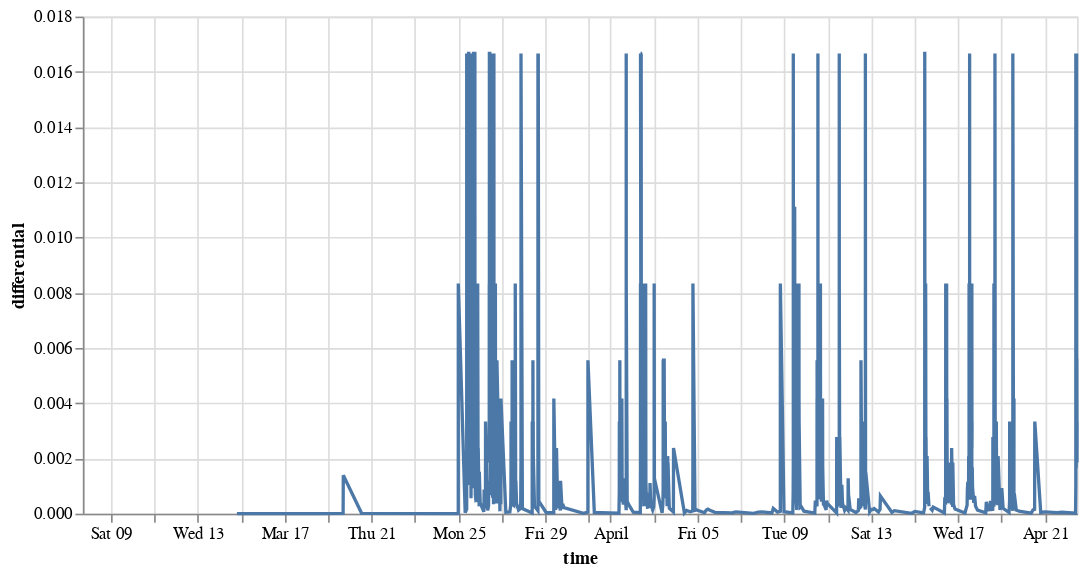

Notebook source saved alongside this figure:
### Code cell
alt.Chart(dummy).properties(width=600).mark_line().encode(
    x='time',
    y='differential'
)

### Figure 1 — Vega-Lite specification as saved in the notebook (floating-point values rounded to 4 significant figures; data arrays with more than 128 entries replaced by an {"elided": "..."} marker saying what was removed)
{"$schema": "https://vega.github.io/schema/vega-lite/v2.6.0.json", "config": {"view": {"height": 300, "width": 400}}, "data": {"name": "data-0dc9708f470b638bb9c716d41481955b"}, "datasets": {"data-0dc9708f470b638bb9c716d41481955b": {"elided": "711 records"}}, "encoding": {"x": {"field": "time", "type": "temporal"}, "y": {"field": "differential", "type": "quantitative"}}, "mark": "line", "width": 600}
